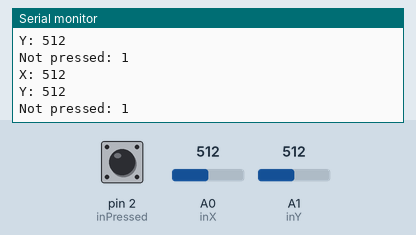
This sketch was run on a simulated Arduino Uno, built with avr-gcc and run on an emulated ATmega328P. Parts: the last lines printed to the serial monitor. The inputs (shaded band) are chosen by the test bench; at power-on: A0 (inX) = 512, A1 (inY) = 512, pin 2 (inPressed) HIGH.

Above: at 1.8 s.
1.9 s: A0 (inX) set to 716
At 2.7 s:
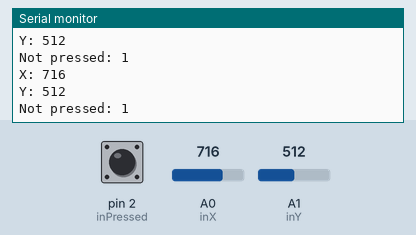
3.4 s: A1 (inY) set to 716
At 4.7 s:
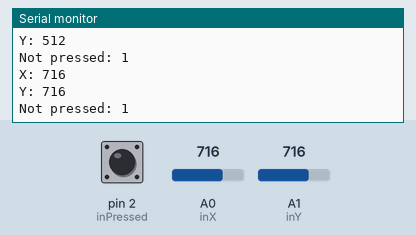
4.9 s: pin 2 (inPressed) pulled LOW for 1.2 s
At 5.8 s:
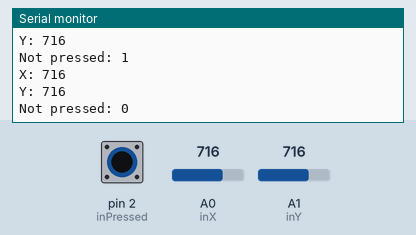
7.6 s: A0 (inX) set to 900
At 8.6 s:
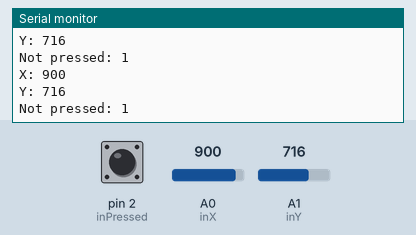
9.1 s: A1 (inY) set to 900
At 10.8 s:
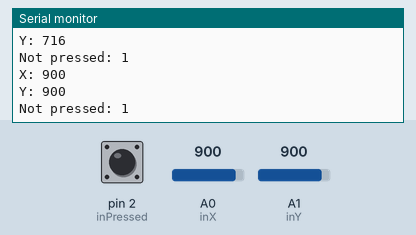
Timing chart, 0 to 11.6 s (numbered marks = the images above; inputs shaded):
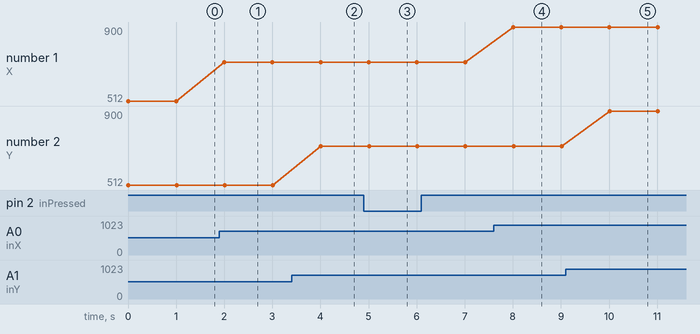

The sketch:

KY-023.ino
```cpp
const int inX = A0;
const int inY = A1;
const int inPressed = 2;

int xValue = 0;
int yValue = 0;
int notPressed = 0;

void setup()
{

  pinMode(inX, INPUT);
  pinMode(inY, INPUT);
  pinMode(inPressed, INPUT_PULLUP);

  Serial.begin(9600);
}

void loop()
{
  xValue = analogRead(inX);
  yValue = analogRead(inY);
  notPressed = digitalRead(inPressed);

  Serial.print("X: ");
  Serial.println(xValue);
  Serial.print("Y: ");
  Serial.println(yValue);
  Serial.print("Not pressed: ");
  Serial.println(notPressed);

  delay(1000);
}
```

Measured:
- after the input at 1.9 s, the serial monitor: prints a new line after 0.10 s (image 1)
- after the input at 3.4 s, the serial monitor: prints a new line after 0.61 s (image 2)
- after the input at 4.9 s, the serial monitor: prints a new line after 0.12 s (image 3)
- after the input at 7.6 s, the serial monitor: prints a new line after 0.41 s (image 4)
- after the input at 9.1 s, the serial monitor: prints a new line after 0.92 s (image 5)
- plotted number 1: 512 → 716 after the input at 1.9 s, 716 → 900 after the input at 7.6 s
